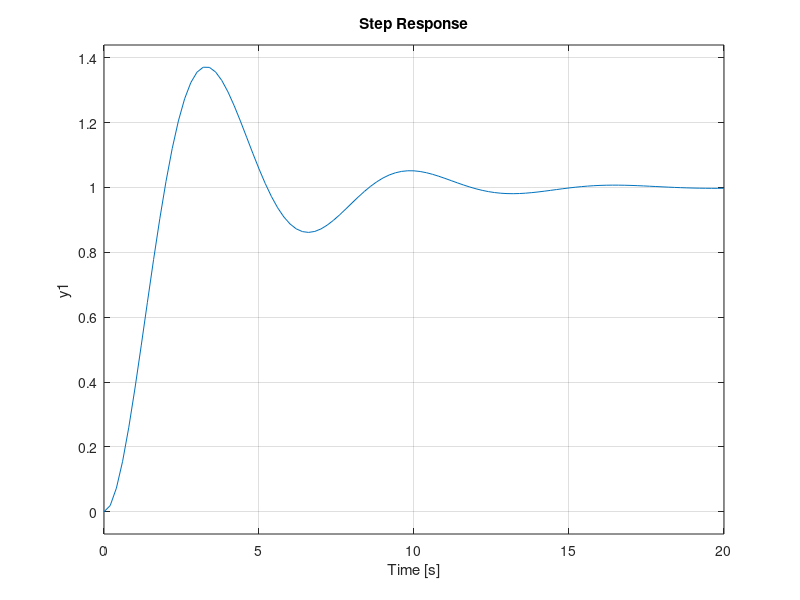

Reproduce this figure in MATLAB. (Note: this script raises an error after producing the figure.)
clear all; clc; close all;

s = tf('s');
zeta = 0.3;
omgn = 1;

sys = tf([1],[1 2*zeta*omgn omgn^2]);

step(sys)
grid on;
stepinfo(sys)